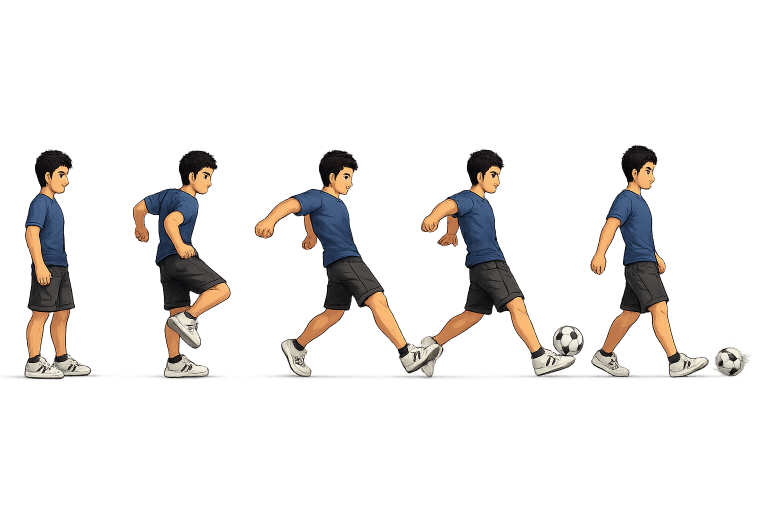
#> input picture personajes/02-personaje-alexis-03.png, 1536 x 1024 px (shown at 1/2 size)
$ python build_alexis_atlas.py
#> lines starting #> are read from the running program, lines starting #| are printed output that depends on the picture
from pathlib import Path

from PIL import Image


ROOT = Path(__file__).resolve().parents[1]
SOURCE = ROOT / "personajes" / "02-personaje-alexis-03.png"
OUTPUT = ROOT / "assets" / "alexis" / "alexis-kick-atlas.png"

# The source sheet is not a uniform grid: the ball and soft edges make some
# silhouettes touch. These ranges isolate the five Alexis poses in order.
FRAME_RANGES = [
    (0, 230),
    (230, 485),
    (485, 800),
    (760, 1168),
    (1168, 1425),
]

ALPHA_THRESHOLD = 8
PAD = 4
CELL_W = 320
CELL_H = 360
BODY_H = 320
BASELINE = CELL_H - 2
MIN_COMPONENT_PIXELS = 80
LOW_ALPHA_CUTOFF = 8


def alpha_bbox(img, x0, x1):
    alpha = img.getchannel("A")
    pix = alpha.load()
    xs = []
    ys = []
    for y in range(img.height):
        for x in range(max(0, x0), min(img.width, x1)):
            if pix[x, y] > ALPHA_THRESHOLD:
                xs.append(x)
                ys.append(y)
    if not xs:
        raise RuntimeError(f"No visible pixels in range {x0}-{x1}")

    return (
        max(0, x0, min(xs) - PAD),
        max(0, min(ys) - PAD),
        min(img.width, x1, max(xs) + 1 + PAD),
        min(img.height, max(ys) + 1 + PAD),
    )


def remove_small_components(img):
    alpha = img.getchannel("A")
    pix = alpha.load()
    width, height = img.size
    seen = bytearray(width * height)
    transparent = (0, 0, 0, 0)

    for y in range(height):
        for x in range(width):
            idx = y * width + x
            if seen[idx] or pix[x, y] <= ALPHA_THRESHOLD:
                continue
            queue = [(x, y)]
            seen[idx] = 1
            pixels = []
            for qx, qy in queue:
                pixels.append((qx, qy))
                for nx, ny in ((qx + 1, qy), (qx - 1, qy), (qx, qy + 1), (qx, qy - 1)):
                    if 0 <= nx < width and 0 <= ny < height:
                        nidx = ny * width + nx
                        if not seen[nidx] and pix[nx, ny] > ALPHA_THRESHOLD:
                            seen[nidx] = 1
                            queue.append((nx, ny))
            if len(pixels) < MIN_COMPONENT_PIXELS:
                for px, py in pixels:
                    img.putpixel((px, py), transparent)


def drop_low_alpha(img):
    pix = img.load()
    for y in range(img.height):
        for x in range(img.width):
            r, g, b, a = pix[x, y]
            if 0 < a <= LOW_ALPHA_CUTOFF:
                pix[x, y] = (0, 0, 0, 0)


def main():
    src = Image.open(SOURCE).convert("RGBA")
#> src is the input picture: PIL image 1536x1024 RGBA; mean R, G, B, A 120.7, 110.5, 101.4, 31.5
    atlas = Image.new("RGBA", (CELL_W * len(FRAME_RANGES), CELL_H), (0, 0, 0, 0))
#> atlas: PIL image 1600x360 RGBA; every value is 0
    info = []

    for i, (x0, x1) in enumerate(FRAME_RANGES):
        box = alpha_bbox(src, x0, x1)
        frame = src.crop(box)
        remove_small_components(frame)
        scale = BODY_H / frame.height
        draw_w = round(frame.width * scale)
        draw_h = BODY_H
        if draw_w > CELL_W:
            scale = CELL_W / frame.width
            draw_w = CELL_W
            draw_h = round(frame.height * scale)
        frame = frame.resize((draw_w, draw_h), Image.Resampling.LANCZOS)
        drop_low_alpha(frame)
        dx = i * CELL_W + (CELL_W - draw_w) // 2
        dy = BASELINE - draw_h
        atlas.alpha_composite(frame, (dx, dy))
        info.append((i, box, draw_w, draw_h, dx - i * CELL_W, dy))
#> this loop made 5 passes
#> box on passes 1 to 5: (0, 294, 230, 764), (230, 295, 473, 764), (491, 294, 800, 763), (760, 293, 1168, 764), (1168, 284, 1425, 763)
#> pass 1, in alpha_bbox, `alpha = img.getchannel("A")`:
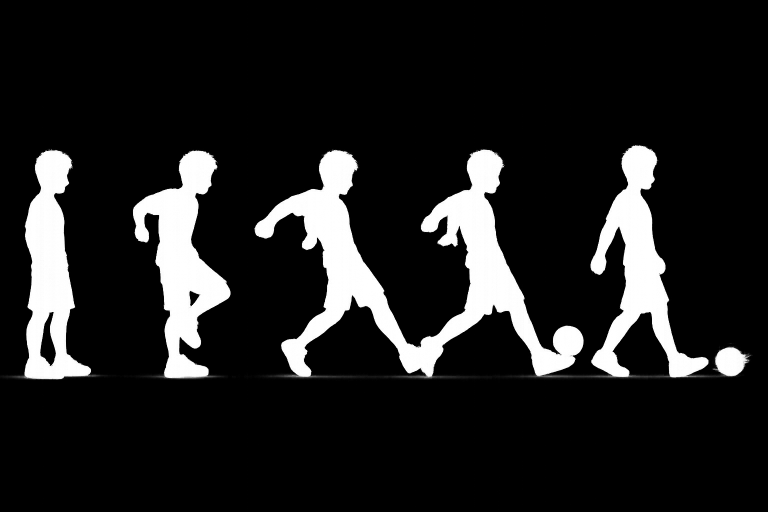
#> alpha: PIL image 1536x1024 L (shown at 1/2 size); min 0, max 255, mean 31.5
#> pass 1, in main, `frame = src.crop(box)`:
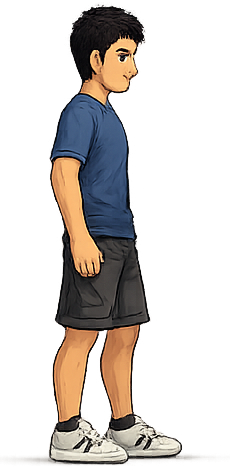
#> frame: PIL image 230x470 RGBA; mean R, G, B, A 127, 106, 89.9, 76.6; transparent parts drawn white
#> pass 1, in remove_small_components, `alpha = img.getchannel("A")`:
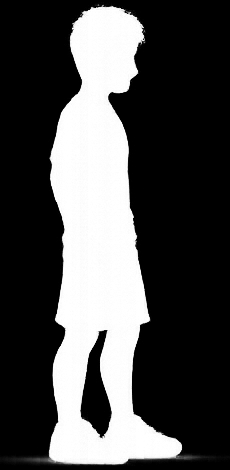
#> alpha: PIL image 230x470 L; min 0, max 255, mean 76.6
#> pass 1, in main, `frame = frame.resize((draw_w, draw_h), Image.Resampling.LANCZOS)`:
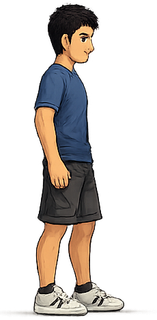
#> frame: PIL image 157x320 RGBA; mean R, G, B, A 37.9, 32.4, 28.5, 76.6; transparent parts drawn white
#> after the loop:
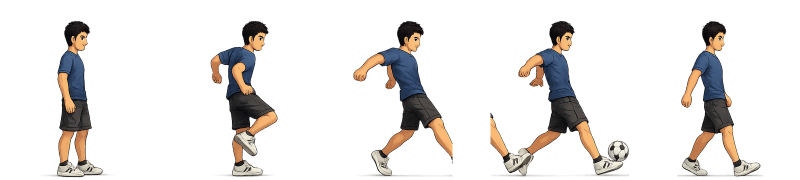
#> atlas: PIL image 1600x360 RGBA (shown at 1/2 size); mean R, G, B, A 18.5, 15.9, 14, 39.6; transparent parts drawn white
#> after the loop:
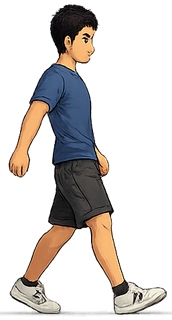
#> frame: PIL image 172x320 RGBA; mean R, G, B, A 35.5, 30.6, 27.3, 75.5; transparent parts drawn white
#> after the loop, info = [(0, (0, 294, 230, 764), 157, 320, 81, 38), (1, (230, 295, 473, 764), 166, 320, 77, 38), (2, (491, 294, 800, 763), 211, 320, 54, 38), (3, (760, 293, 1168, 764), 277, 320, 21, 38), (4, (1168, 284, 1425, 763), 172, 320, 74, 38)]

    OUTPUT.parent.mkdir(parents=True, exist_ok=True)
    atlas.save(OUTPUT)
    print(f"Wrote {OUTPUT}")
    print(f"cell={CELL_W}x{CELL_H} frames={len(FRAME_RANGES)} body={BODY_H} baseline={BASELINE}")
    for i, box, draw_w, draw_h, dx, dy in info:
        print(f"frame {i}: source={box} normalized={draw_w}x{draw_h} offset=({dx},{dy})")
#> this loop made 5 passes
#> (box, draw_w, dx) on passes 1 to 5: ((0, 294, 230, 764), 157, 81), ((230, 295, 473, 764), 166, 77), ((491, 294, 800, 763), 211, 54), ((760, 293, 1168, 764), 277, 21), ((1168, 284, 1425, 763), 172, 74)
#| frame 0: source=(0, 294, 230, 764) normalized=157x320 offset=(81,38)
#| frame 1: source=(230, 295, 473, 764) normalized=166x320 offset=(77,38)
#| frame 2: source=(491, 294, 800, 763) normalized=211x320 offset=(54,38)
#| frame 3: source=(760, 293, 1168, 764) normalized=277x320 offset=(21,38)
#| frame 4: source=(1168, 284, 1425, 763) normalized=172x320 offset=(74,38)


if __name__ == "__main__":
    main()
